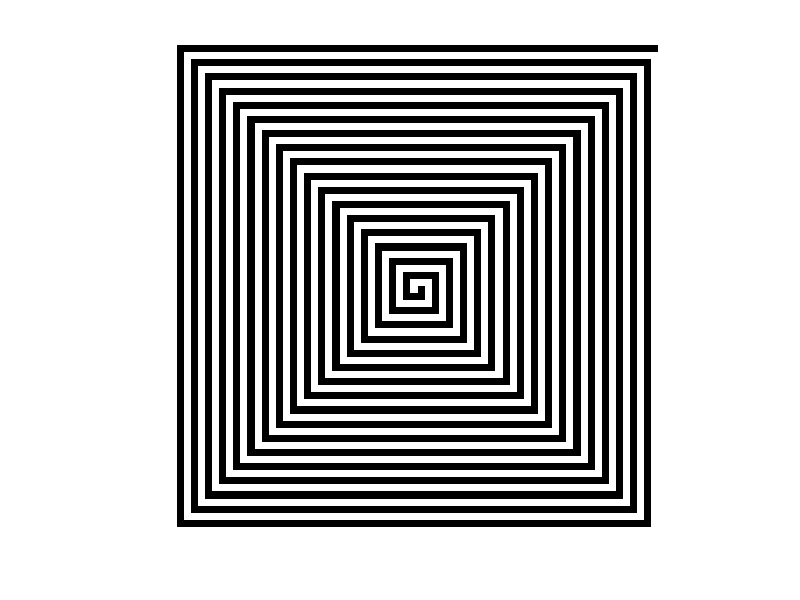

Recreate this plot in MATLAB. (Note: this script raises an error after producing the figure.)
close all;
clear all;

size = 69;

img = zeros(size, size, 3);

%% slimak
leng = size;
% % % % % % dir:
% % % % % % right = 1;
% % % % % % up = 2;
% % % % % % left = 3;
% % % % % % down = 4;
img(:,1,:) = 255;
start = [size, 1];
while(leng > 2)
    k = 0;
    for dir = 1:4

        switch dir
            
            case 1
                for i = start(2):leng + start(2)-1
                    img(start(1),i,:) = 255;
                end
                k = k + 1;
                if k == 2
                   leng = leng - 2;
                   k = 0;
                end
                start(2) = leng + start(2)-1;

            case 2
                for i = start(1):-1:(start(1)-leng+2)
                    
                    display(i);
                    img(i, start(2),:) = 255; 
                end
                k = k + 1;
                if k == 2
                   leng = leng - 2;
                   k = 0;
                end
                start(1) = start(1)-leng;
                
            case 3
                for i = start(2):-1:(start(2)-leng+1)
                     img(start(1),i,:) = 255; 
                end
                k = k + 1;
                if k == 2
                   leng = leng - 2;
                   k = 0;
                end
                start(2) = start(2)-leng+1;
                
            case 4
                for i = start(1):start(1)+leng-2
                     img(i, start(2),:) = 255;
                end
                k = k + 1;
                if k == 2
                   leng = leng - 2;
                   k = 0;
                end
                start(1) = start(1)+leng;
            otherwise
                disp('error');
                
        end
    
    end
    

end




figure();
imshow(img);
finalMat = img;
imwrite(finalMat,['../test_images/slimak', num2str(size),'.bmp'],'bmp');